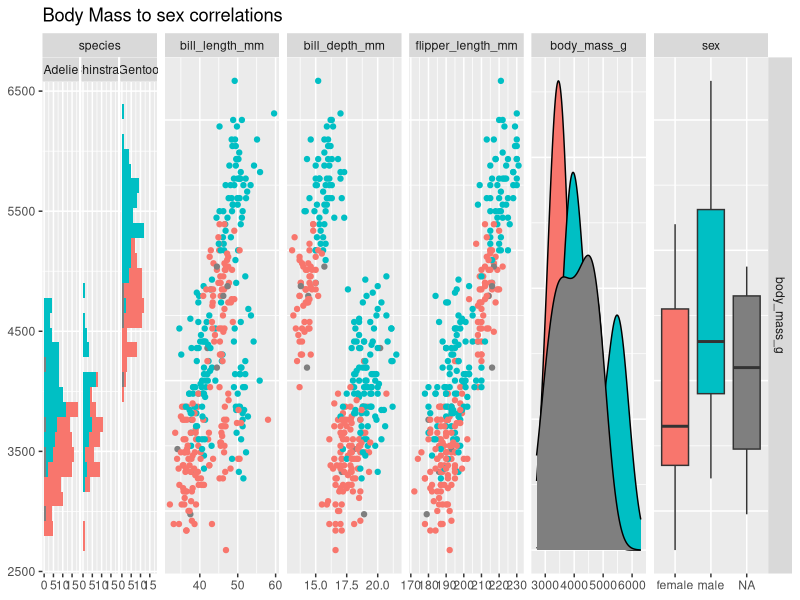
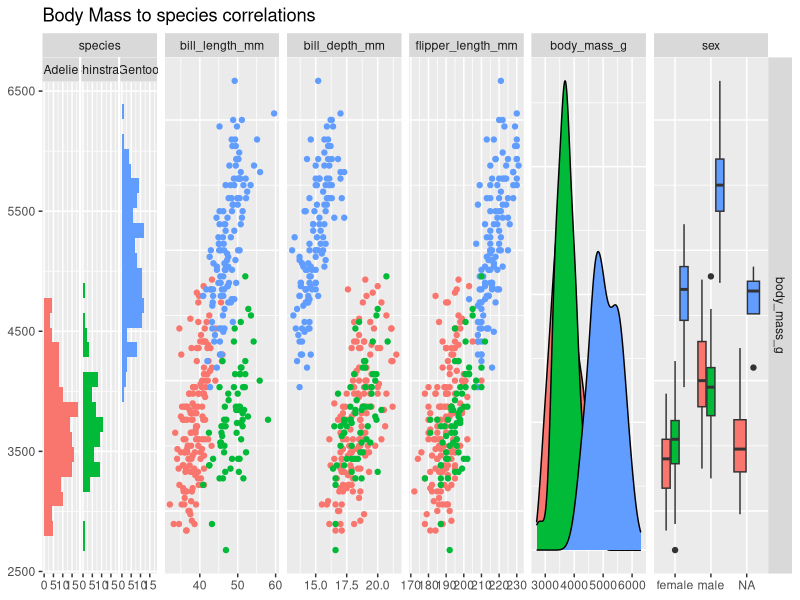

The R source for these figures, in order: (Note: this script raises an error after producing the figures.)
## ---- chunk 1
library(knitr)
knitr::opts_chunk$set(echo = TRUE,tidy=TRUE,message=FALSE,warning=FALSE,strip.white=TRUE,prompt=FALSE,
                      cache=TRUE, size="scriptsize",fig.width=4, fig.height=3,fig.align = "center")

## ---- chunk 2
# install.packages("knitr") #probably already installed
# install.packages("rmarkdown") #probably already installed
# install.packages("ggplot2") #plotting with ggplot
# install.packages("palmerpenguins")
# install.packages("ggfortify") # For model checking
# install.packages("MASS")
# install.packages("class")
# install.packages("pROC")
# install.packages("plotROC")
# install.packages("boot")
library("knitr")
library("rmarkdown")
library("palmerpenguins")
## ---- chunk 3
library(matrixcalc)
mat <- cbind(c(50, 33, 18), c(33, 38, -10), c(18, -10, 72))
is.positive.semi.definite(mat)
## ---- chunk 4
library(palmerpenguins) # Contains the data set "penguins".
data(penguins)
head(penguins)
## ---- chunk 5
############## =^._.^=  ~~~BASIL'S CODE~~~  =^._.^= ############## 
#install.packages("palmerpenguins")  # Run if you haven't installed this before.


library(palmerpenguins) # Contains the data set "penguins".
data(penguins)

# Remove island, and year variable, as we won't use those.
Penguins <- subset(penguins, select = -c(island, year))

library(GGally)
gpairs_sex <- ggpairs(Penguins, mapping = ggplot2::aes(colour = sex))
primary_var <- "body_mass_g"
pvar_pos <- match(primary_var, gpairs_sex$xAxisLabels)
plots <- lapply(1:gpairs_sex$ncol, function(j) getPlot(gpairs_sex, i = pvar_pos, j = j))
ggmatrix(
    plots,
    nrow = 1,
    ncol = gpairs_sex$ncol,
    xAxisLabels = gpairs_sex$xAxisLabels,
    yAxisLabels = primary_var,
    title = "Body Mass to sex correlations"
)
gpairs_species <- ggpairs(Penguins, mapping = ggplot2::aes(colour = species))
primary_var <- "body_mass_g"
pvar_pos <- match(primary_var, gpairs_species$xAxisLabels)
plots <- lapply(1:gpairs_species$ncol, function(j) getPlot(gpairs_species, i = pvar_pos, j = j))
ggmatrix(
    plots,
    nrow = 1,
    ncol = gpairs_species$ncol,
    xAxisLabels = gpairs_species$xAxisLabels,
    yAxisLabels = primary_var,
    title = "Body Mass to species correlations"
)
## ---- chunk 6
############## =^._.^=  ~~~BASIL'S CODE~~~  =^._.^= ############## 
#install.packages("palmerpenguins")  # Run if you haven't installed this before.


library(palmerpenguins) # Contains the data set "penguins".
data(penguins)

# Remove island, and year variable, as we won't use those.
Penguins <- subset(penguins, select = -c(island, year))

# Fit the model as specified in advance based on expert knowledge:
penguin.model.initial <- lm(body_mass_g ~ flipper_length_mm  + bill_length_mm + bill_depth_mm*species, 
                    data = Penguins)


penguin.model.basel <- lm(body_mass_g ~ flipper_length_mm + bill_depth_mm*species, 
                  data = Penguins)

penguin.model.mine <- lm(body_mass_g ~ flipper_length_mm  + bill_length_mm + species +  bill_depth_mm, data = Penguins)


# Look at the model coefficients
summary(penguin.model.initial)$coefficients
summary(penguin.model.basel)$coefficients
summary(penguin.model.mine)$coefficients

# Fit final model without sex
summary(penguin.model.mine)

#F-test between initial model and Basel's final model
anova(final.model,penguin.model)

#F-test between initial model and our final model
anova(penguin.model,penguin.model.test)

#95% confidence interval of our model
confint(penguin.model.mine)



## ---- chunk 7



## ---- chunk 8
# Load libraries
library(tidyverse)
library(class)
library(MASS)
library(palmerpenguins)
library(dplyr)
library(caret)
library(pROC)

# Load penguins data
Penguins <- penguins

# Add binary variable: if adelie
Penguins$adelie <- ifelse(Penguins$species == "Adelie", 1, 0)

# Extract just needed variables and remove na
Penguins_reduced <- Penguins %>% dplyr::select(body_mass_g, flipper_length_mm, adelie) %>% 
  mutate(body_mass_g = as.numeric(body_mass_g),
         flipper_length_mm = as.numeric(flipper_length_mm)) %>% 
  drop_na()

# Set seed for sample extraction
set.seed(4268)

# Find size of training set
training_set_size <- floor(0.7 * nrow(Penguins_reduced))

# Split data randomly into train and test
train_ind <- sample(seq_len(nrow(Penguins_reduced)), size = training_set_size)

train <- Penguins_reduced[train_ind, ]
test <- Penguins_reduced[-train_ind, ]
## ---- chunk 9
# Make logistic regression model
model.LR <- glm(adelie ~ body_mass_g + flipper_length_mm,
                 family="binomial",
                 data=train)

# Get classification probabilities
pred.LR.prob <- model.LR %>% predict(test)

# Classify on test set using 0.5 cutoff
pred.LR <- ifelse(pred.LR.prob > 0.5, 1, 0)
## ---- chunk 10
# Make quadratic discriminant analysis model
model.QDA <- qda(adelie ~ body_mass_g + flipper_length_mm,
                 data=train)

# Get classification probabilities
pred.QDA.prob<- (model.QDA %>% predict(test))$posterior[0:nrow(test)]

# Classify on test set using 0.5 cutoff
pred.QDA <- ifelse(pred.QDA.prob > 0.5, 1, 0)
## ---- chunk 11
# K-nearest neighbor
model.KNN <- knn(train = train,
                 test = test,
                 cl = train$adelie,
                 k = 25,
                 prob = T)

# Get classification probabilities
pred.KNN.prob <- ifelse(model.KNN == 0, 1 - attributes(model.KNN)$prob, attributes(model.KNN)$prob)

# Classify on test set
pred.KNN <- model.KNN[0:nrow(test)]
## ---- chunk 12
# Calculate specificity and sensitivity
sensitivity(as.factor(pred.LR), as.factor(test$adelie))
sensitivity(as.factor(pred.KNN), as.factor(test$adelie))
sensitivity(as.factor(pred.QDA), as.factor(test$adelie))

specificity(as.factor(pred.LR), as.factor(test$adelie))
specificity(as.factor(pred.KNN), as.factor(test$adelie))
specificity(as.factor(pred.QDA), as.factor(test$adelie))

## ---- chunk 13
# ROC for different classifiers
roc.LR <- roc(test$adelie, pred.LR.prob)
roc.KNN <- roc(test$adelie, pred.KNN.prob)
roc.QDA <- roc(test$adelie, pred.QDA.prob)

roc.list <- list(
  "Logistic regression" = roc.LR,
  "KNN" = roc.KNN,
  "QDA" = roc.QDA)

# Plot ROC
ggroc(roc.list, aes = "col",legacy.axes = TRUE) + 
  geom_abline() + 
  theme_classic() +
  ggtitle("ROC") +
  labs(x = "1 - Specificity",
       y = "Sensitivity",
       col = "Model type")

# AUC for the classifiers
roc.LR$auc
roc.KNN$auc
roc.QDA$auc


## ---- chunk 14
model.LR$coefficients
## ---- chunk 15
# Get all data, from both test and training
penguins.pred.all <- Penguins_reduced %>% dplyr::select(-adelie)

# Classify on both test and training data using LR model
pred.all <- ifelse(model.LR %>% predict(penguins.pred.all) > 0.5, 1, 0)

penguins.pred.all <- Penguins_reduced %>% dplyr::mutate(pred = pred.all)

# Plot result
ggplot(penguins.pred.all, aes(x=flipper_length_mm, y=body_mass_g)) + 
  ggtitle("Classification of penguins") +
  geom_point(aes(col = as.factor(adelie), shape = as.factor(pred))) + 
  labs(x = "Flipper length [mm]",
       y = "Body mass [g]",
       col = "True class",
       shape = "Predicted class") + 
  scale_colour_discrete(labels=c("Not Adelie", "Adelie")) +
  scale_shape_discrete(labels=c("Not Adelie", "Adelie"))
